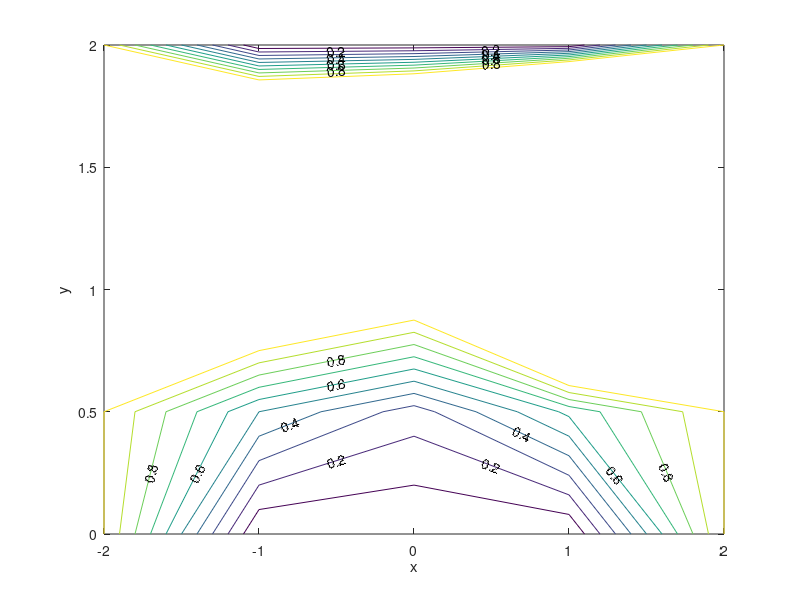
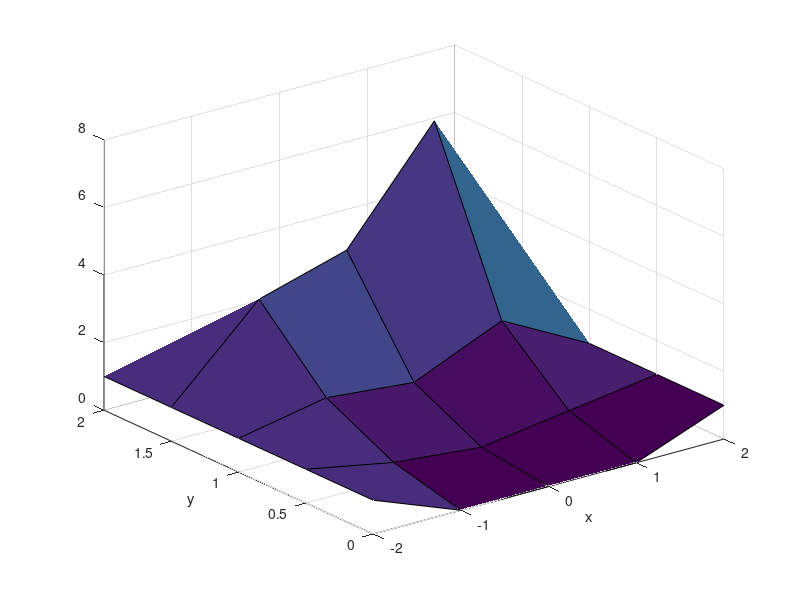
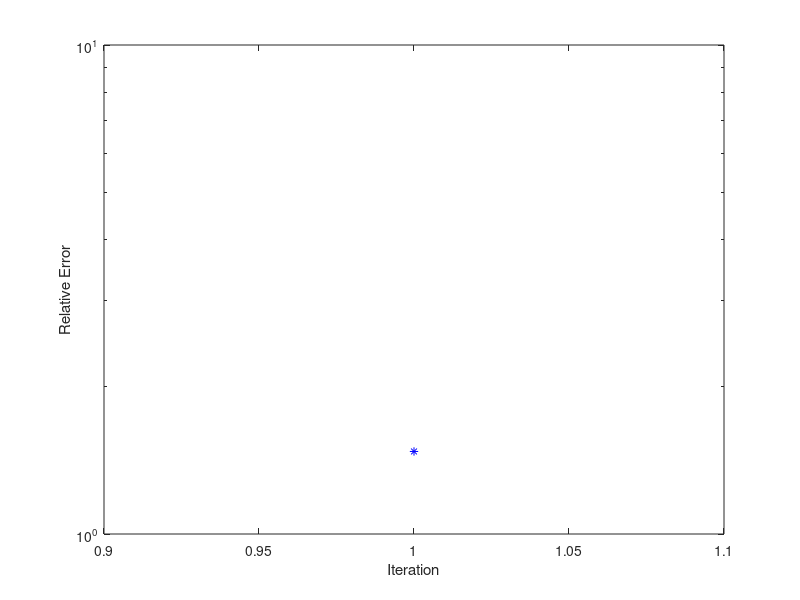

Write MATLAB code to recreate these figures, in order.
% Solve Poisson's equation by Successive-Over-relaxation
% on a rectangular Cartesian grid
clear; close all;
eps0=8.854e-12;  % set the permittivity of free space

Nx=input('Enter number of x-grid points - ');
Ny=input('Enter number of y-grid points - ');

Lx=4; % Length in x of the computation region
Ly=2; % Length in y of the computation region

% define the grids
hx=Lx/(Nx-1);         % Grid spacing in x
hy=Ly/(Ny-1);         % Grid spacing in y
x = (0:hx:Lx)-.5*Lx;  %x-grid, x=0 in the middle
y = 0:hy:Ly;          %y-grid

% estimate the best omega to use
R = (hy^2 * cos(pi/Nx)+hx^2*cos(pi/Ny))/(hx^2+hy^2);
omega=2/(1+sqrt(1-R^2));
fprintf('May I suggest using omega = %g ? \n',omega);
omega=input('Enter omega for SOR - ');

% define the voltages
V0=1;        % Potential at x=-Lx/2 and x=+Lx/2
Vscale=V0;   % set Vscale to the potential in the problem

% set the error criterion
errortest=input(' Enter error criterion - say 1e-6 - ') ;

% Initial guess is zeroes
V = zeros(Nx,Ny);

% set the charge density on the grid
rho=zeros(Nx,Ny);

% set the boundary conditions
% recall that in V(j,k), j is the x-index and k is the y-index
for iter=1:1:size(V,1)
    V(iter,1)=0;
    V(iter,size(V,2))=0;
end;
for iter=1:1:size(V,2)
    V(1,iter)=1;
    V(size(V,1),iter)=1;
end;
% MAIN LOOP

Niter = Nx*Ny*Nx;  %Set a maximum iteration count

%  set  factors used repeatedly in the algorithm
fac1 = 1/(2/hx^2+2/hy^2);
facx = 1/hx^2;
facy = 1/hy^2;
tic
for n=1:Niter

   err(n)=0; % initialize the error at iteration n to zero

   for j=2:(Nx-1)   % Loop over interior points only
      for k=2:(Ny-1)

        % load rhs with the right-hand side of the Vjk equation,
        % Eq. (10.3)
        rhs = ((V(j+1,k)+V(j-1,k))/hx^2+(V(j,k+1)+V(j,k-1))/hy^2+rho/eps0)/(2/hx^2+2/hy^2);
        lhs=V(j,k);
        % calculate the relative error for this point, Eq. (10.18)
        currerr = abs(lhs-rhs)/Vscale;

        % Add some logic to compare err(n) and currerr and store
        % the bigger one in err(n). err(n) should hold
        % the biggest error on the grid for this n step after
        % finishing the j and k loops
        err(n)= max([err(n) max(currerr)]);

         % SOR algorithm Eq. (10.14), to
         % update V(j,k) (use rhs from above)
         V(j,k) = omega.*rhs(j,k)+(1-omega).*V(j,k);

      end
   end

   % if err < errortest break out of the loop

   fprintf('After %g iterations, error= %g\n',n,err(n));

   if(err(n) < errortest)
      disp('Desired accuracy achieved; breaking out of loop');
      break;
   end

end
fprintf('the time elapsed was %f\n',toc);
% make a contour plot
figure
cnt=[0,.1,.2,.3,.4,.5,.6,.7,.8,.9,1]; % specify contours
cs = contour(x,y,V',cnt);  % Contour plot with labels
xlabel('x'); ylabel('y'); clabel(cs,[.2,.4,.6,.8])

% make a surface plot
figure
surf(x,y,V');  % Surface plot of the potential
xlabel('x'); ylabel('y');

% make a plot of error vs. iteration number
figure
semilogy(err,'b*')
xlabel('Iteration');
ylabel('Relative Error')
